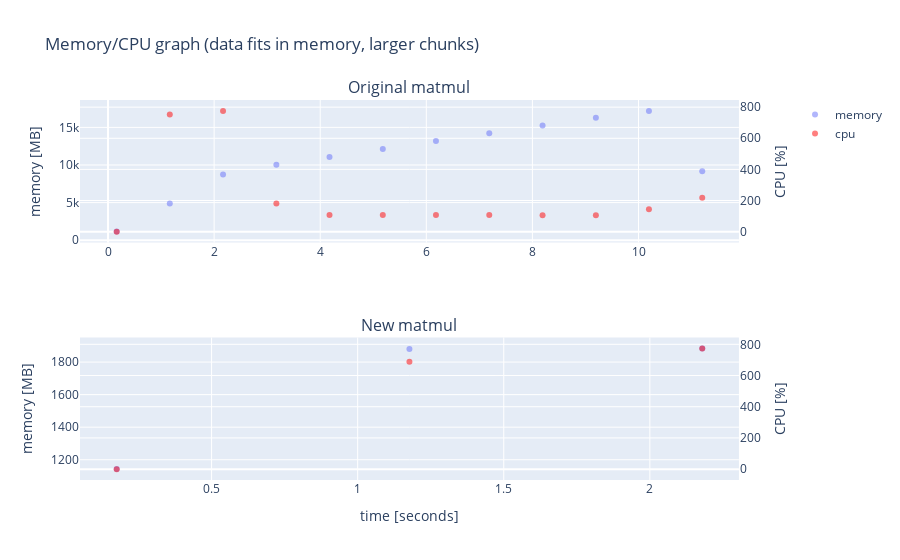

Here is the notebook cell this chart was saved with:
### Code cell
graph_mem_and_cpu(perfl6_lc_org, perfl6_lc, "data fits in memory, larger chunks")

### Figure 1 — Plotly figure (JSON) as saved in the notebook; plotly's stock layout.template omitted (floating-point values rounded to 4 significant figures)
{"data": [{"hovertemplate": "time=%{x}<br>mem=%{y}<extra></extra>", "legendgroup": "", "marker": {"color": "#636efa", "opacity": 0.5, "symbol": "circle"}, "mode": "markers", "name": "memory", "orientation": "v", "showlegend": true, "type": "scatter", "x": [0.1636, 1.164, 2.168, 3.173, 4.176, 5.18, 6.182, 7.187, 8.191, 9.197, 10.2, 11.2], "xaxis": "x", "y": [1144.0, 4891.0, 8739.0, 10030.0, 11080.0, 12130.0, 13180.0, 14220.0, 15250.0, 16290.0, 17200.0, 9173.0], "yaxis": "y"}, {"hovertemplate": "time=%{x}<br>cpu=%{y}<extra></extra>", "legendgroup": "", "marker": {"color": "red", "opacity": 0.5, "symbol": "circle"}, "mode": "markers", "name": "cpu", "orientation": "v", "showlegend": true, "type": "scatter", "x": [0.1636, 1.164, 2.168, 3.173, 4.176, 5.18, 6.182, 7.187, 8.191, 9.197, 10.2, 11.2], "xaxis": "x", "y": [0, 752.7, 776.2, 180.2, 106.4, 106.9, 106.1, 106.1, 105.9, 106, 143.8, 217.1], "yaxis": "y2"}, {"hovertemplate": "time=%{x}<br>mem=%{y}<extra></extra>", "legendgroup": "", "marker": {"color": "#636efa", "opacity": 0.5, "symbol": "circle"}, "mode": "markers", "name": "", "orientation": "v", "showlegend": false, "type": "scatter", "x": [0.1753, 1.177, 2.179], "xaxis": "x2", "y": [1142.0, 1881.0, 1884.0], "yaxis": "y3"}, {"hovertemplate": "time=%{x}<br>cpu=%{y}<extra></extra>", "legendgroup": "", "marker": {"color": "red", "opacity": 0.5, "symbol": "circle"}, "mode": "markers", "name": "", "orientation": "v", "showlegend": false, "type": "scatter", "x": [0.1753, 1.177, 2.179], "xaxis": "x2", "y": [0, 688.3, 774], "yaxis": "y4"}], "layout": {"annotations": [{"font": {"size": 16}, "showarrow": false, "text": "Original matmul", "x": 0.47, "xanchor": "center", "xref": "paper", "y": 1, "yanchor": "bottom", "yref": "paper"}, {"font": {"size": 16}, "showarrow": false, "text": "New matmul", "x": 0.47, "xanchor": "center", "xref": "paper", "y": 0.375, "yanchor": "bottom", "yref": "paper"}], "autosize": true, "title": {"text": "Memory/CPU graph (data fits in memory, larger chunks)"}, "xaxis": {"anchor": "y", "autorange": true, "domain": [0, 0.94], "range": [-0.4975, 11.86], "type": "linear"}, "xaxis2": {"anchor": "y3", "autorange": true, "domain": [0, 0.94], "range": [0.05522, 2.299], "title": {"text": "time [seconds]"}, "type": "linear"}, "yaxis": {"anchor": "x", "autorange": true, "domain": [0.625, 1], "range": [-98.39, 18440.0], "title": {"text": "memory [MB]"}, "type": "linear"}, "yaxis2": {"anchor": "x", "autorange": true, "overlaying": "y", "range": [-60.06, 836.3], "side": "right", "title": {"text": "CPU [%]"}, "type": "linear"}, "yaxis3": {"anchor": "x2", "autorange": true, "domain": [0, 0.375], "range": [1085.0, 1942.0], "title": {"text": "memory [MB]"}, "type": "linear"}, "yaxis4": {"anchor": "x2", "autorange": true, "overlaying": "y3", "range": [-59.89, 833.9], "side": "right", "title": {"text": "CPU [%]"}, "type": "linear"}}}
